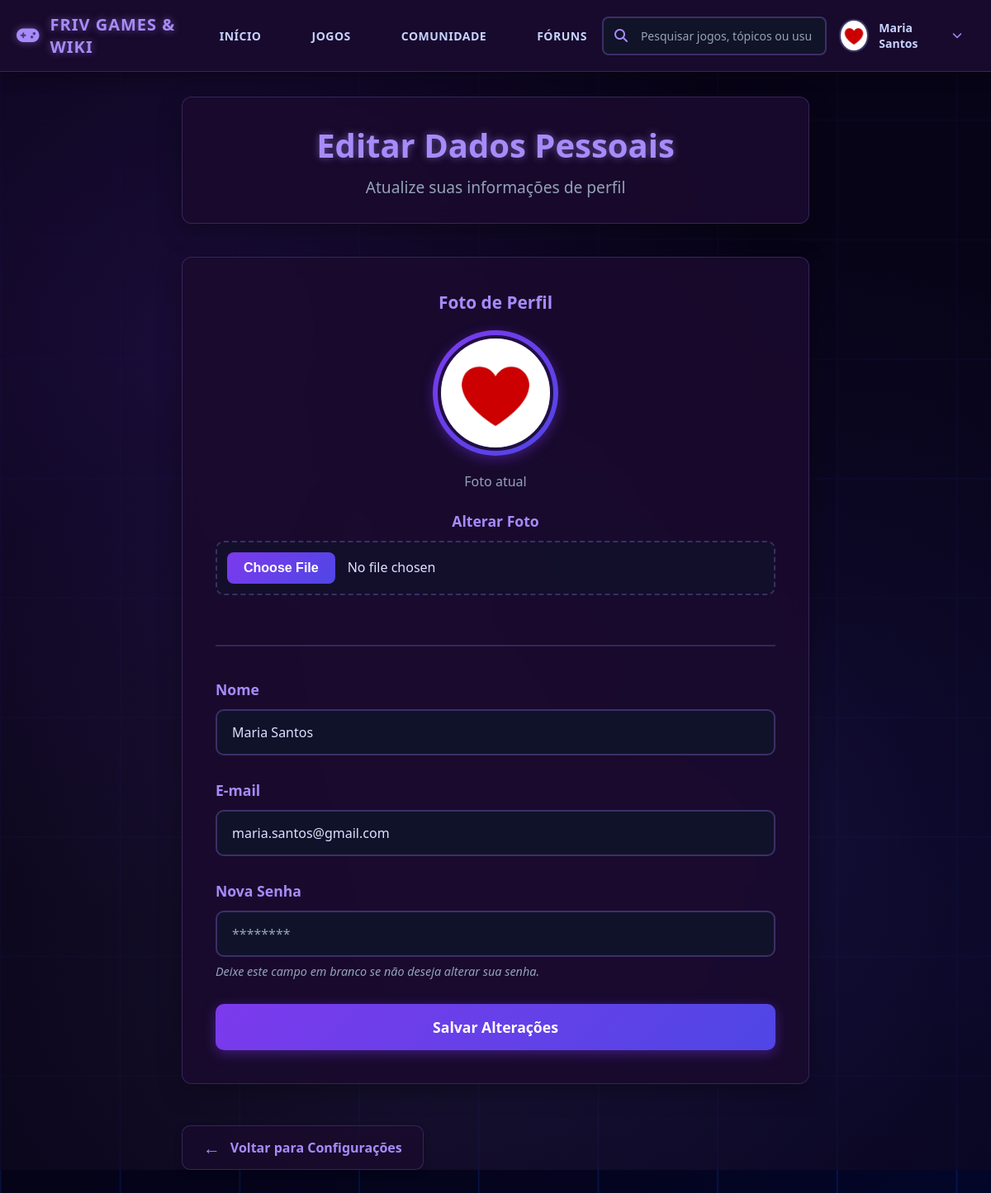
Screenshot of /editarUsuario.php (signed in) with the database file from the repository.
### tables this page shows
CREATE TABLE IF NOT EXISTS `usuario` (
  `idusuario` INT NOT NULL AUTO_INCREMENT,
  `nome` VARCHAR(45) NOT NULL,
  `gmail` VARCHAR(100) NOT NULL,
  `senha` VARCHAR(200) NOT NULL,
  `foto` VARCHAR(255) NULL,
  `tipo` CHAR(1) NOT NULL,
  PRIMARY KEY (`idusuario`),
  UNIQUE INDEX `idusuario_UNIQUE` (`idusuario` ASC) VISIBLE);

### controle/funcoes.php (called while the page is built, shortened)
<?php
function pesquisarUsuario_ID($conexao, $idusuario)
{
    $sql = "SELECT nome, gmail, senha, foto FROM usuario WHERE idusuario = ?";
    $comando = mysqli_prepare($conexao, $sql);
    mysqli_stmt_bind_param($comando, 'i', $idusuario);
    mysqli_stmt_execute($comando);
    $resultado = mysqli_stmt_get_result($comando);
    $user = mysqli_fetch_assoc($resultado);
    return $user;
}
?>

### public/editarUsuario.php (the view, shortened to what this page needs)
<?php
require_once "../controle/conexao.php";
require_once "../controle/funcoes.php";
$idusuario = $_SESSION['idusuario'];
$usuario = pesquisarUsuario_ID($conexao, $idusuario);
?>
<!DOCTYPE html>
<html lang="pt-br">
<head>
    <link rel="stylesheet" href="https://cdnjs.cloudflare.com/ajax/libs/font-awesome/6.4.0/css/all.min.css">
    <link rel="stylesheet" href="./estilo/cabeçalho.css">
    <link rel="stylesheet" href="./estilo/estilo_editarUsuario.css">
</head>
<body>
    <?php include 'cabeçalho.php'; ?>
    <div class="main-container">
        <div class="page-header">
            <h1>Editar Dados Pessoais</h1>
            <p>Atualize suas informações de perfil</p>
        </div>
        <div class="form-container">
            <form id="formulario" action="../controle/atualizarUsuario.php" method="post" enctype="multipart/form-data">
                <div class="photo-section">
                    <span class="photo-label">Foto de Perfil</span>
                    <div class="current-photo">
                        <img src="../controle/fotos/<?php echo htmlspecialchars($usuario['foto']); ?>"
                             alt="Foto atual"
                             class="user-photo">
                    </div>
                    <p class="photo-info">Foto atual</p>
                    <div class="form-group">
                        <label class="form-label">Alterar Foto</label>
                        <input type="file" name="foto" class="file-input" accept="image/*">
                    </div>
                </div>
                <div class="form-group">
                    <label class="form-label">Nome</label>
                    <input type="text"
                           name="nome"
                           value="<?php echo htmlspecialchars($usuario['nome']); ?>"
                           class="form-input"
                           placeholder="Digite seu nome completo"
                           required>
                </div>
                <div class="form-group">
                    <label class="form-label">E-mail</label>
                    <input type="email"
                           name="gmail"
                           value="<?php echo htmlspecialchars($usuario['gmail']); ?>"
                           class="form-input"
                           placeholder="seu.email@exemplo.com"
                           required>
                </div>
                <div class="form-group">
                    <label class="form-label">Nova Senha</label>
                    <input type="password"
                           name="senha"
                           class="form-input"
                           placeholder="********"
                           value="">
                    <small class="password-note">
                        Deixe este campo em branco se não deseja alterar sua senha.
                    </small>
                </div>
                <button type="submit" class="submit-btn">
                    Salvar Alterações
                </button>
            </form>
        </div>
        <a href='configuracoes.php' class="back-btn">
            <span>←</span>
            <span>Voltar para Configurações</span>
        </a>
    </div>
</body>
</html>

### public/estilo/estilo_editarUsuario.css (style rules this page uses)
* { margin: 0; padding: 0; box-sizing: border-box; font-family: 'Segoe UI', Tahoma, Geneva, Verdana, sans-serif; }
body { background-size: cover; background-blend-mode: overlay; min-height: 100vh; color: #e0e0ff; position: relative; }
body::after { content: ""; position: absolute; top: 0; left: 0; width: 100%; height: 100%; background: radial-gradient(circle at 20% 30%, rgba(124, 58, 237, 0.15) 0%, transparent 50%), radial-gradient(circle at 80% 70%, rgba(79, 70, 229, 0.1) 0%, transparent 50%), radial-gradient(circle at 40% 80%, rgba(167, 139, 250, 0.1) 0%, transparent 50%); animation: pulse 15s ease-in-out infinite; z-index: 0; }
body::before { content: ""; position: absolute; top: 0; left: 0; width: 100%; height: 100%; background: rgba(10, 5, 25, 0.7); z-index: 0; }
.main-container { max-width: 800px; margin: 30px auto; padding: 0 20px; position: relative; z-index: 1; }
.page-header { text-align: center; margin-bottom: 40px; padding: 30px; background: rgba(26, 11, 46, 0.9); border-radius: 12px; box-shadow: 0 10px 30px rgba(0, 0, 0, 0.3); border: 1px solid rgba(101, 78, 163, 0.4); backdrop-filter: blur(10px); }
.page-header h1 { font-size: 2.5rem; color: #a78bfa; margin-bottom: 10px; text-shadow: 0 0 10px rgba(167, 139, 250, 0.5); }
.page-header p { font-size: 1.2rem; color: #94a3b8; }
.form-container { background: rgba(26, 11, 46, 0.9); border-radius: 12px; padding: 40px; box-shadow: 0 10px 30px rgba(0, 0, 0, 0.3); border: 1px solid rgba(101, 78, 163, 0.4); backdrop-filter: blur(10px); margin-bottom: 30px; }
#formulario { width: 100%; }
.photo-section { text-align: center; margin-bottom: 40px; padding-bottom: 30px; border-bottom: 2px solid rgba(101, 78, 163, 0.4); }
.photo-label { display: block; font-size: 1.3rem; color: #a78bfa; margin-bottom: 20px; font-weight: 600; }
.current-photo { display: inline-block; margin-bottom: 15px; border-radius: 50%; padding: 6px; background: linear-gradient(135deg, #7c3aed 0%, #4f46e5 100%); box-shadow: 0 4px 15px rgba(124, 58, 237, 0.4); }
.user-photo { width: 140px; height: 140px; border-radius: 50%; object-fit: cover; border: 4px solid rgba(26, 11, 46, 0.9); display: block; }
.photo-info { color: #94a3b8; margin-bottom: 25px; font-size: 1rem; }
.form-group { margin-bottom: 30px; width: 100%; }
.form-label { display: block; font-size: 1.1rem; color: #a78bfa; margin-bottom: 12px; font-weight: 600; }
.form-input { width: 100%; padding: 15px 18px; border: 2px solid rgba(101, 78, 163, 0.5); border-radius: 10px; background-color: rgba(15, 23, 42, 0.7); color: #e0e0ff; font-size: 1rem; transition: all 0.3s; display: block; }
.form-input::placeholder { color: #94a3b8; }
.file-input { width: 100%; padding: 12px; border: 2px dashed rgba(101, 78, 163, 0.5); border-radius: 10px; background-color: rgba(15, 23, 42, 0.5); color: #e0e0ff; cursor: pointer; transition: all 0.3s; font-size: 1rem; }
.password-note { color: #94a3b8; font-size: 0.9rem; margin-top: 8px; display: block; font-style: italic; }
.submit-btn { background: linear-gradient(135deg, #7c3aed 0%, #4f46e5 100%); color: white; border: none; padding: 16px 30px; border-radius: 10px; cursor: pointer; font-size: 1.1rem; font-weight: 600; transition: all 0.3s; box-shadow: 0 4px 15px rgba(124, 58, 237, 0.4); display: block; width: 100%; margin-top: 30px; }
.back-btn { display: inline-flex; align-items: center; gap: 12px; color: #a78bfa; text-decoration: none; font-weight: 600; padding: 12px 25px; border-radius: 10px; background: rgba(26, 11, 46, 0.7); border: 1px solid rgba(101, 78, 163, 0.4); transition: all 0.3s; box-shadow: 0 4px 10px rgba(0, 0, 0, 0.2); margin-top: 20px; }
.back-btn span:first-child { font-size: 1.3rem; }

### rows the page displays
usuario: foto (picture), nome "Maria Santos", gmail "maria.santos@gmail.com"

### other values shown
$_SESSION['nome'] "Maria Santos"
